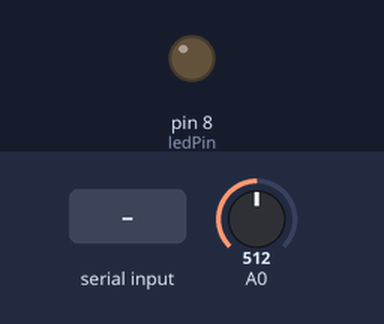
A sketch run on a simulated Arduino Uno, built with avr-gcc and run on an emulated ATmega328P. Parts: output pins drawn as LEDs (lit = HIGH). The inputs (shaded band) are chosen by the test bench; at power-on: A0 = 512. What the sketch prints to the serial monitor is not drawn.

Above: at 1.2 s.
1.3 s: "LED_ON\n" received over Serial
At 2.5 s:
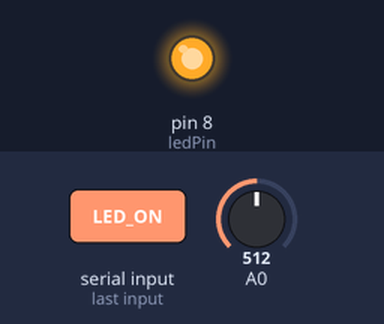
2.8 s: "LED_OFF\n" received over Serial
At 3.8 s:
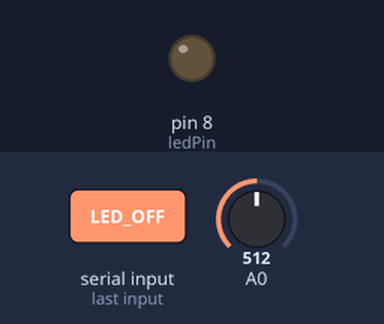
Timing chart, 0 to 5.8 s (numbered marks = the images above; inputs shaded):
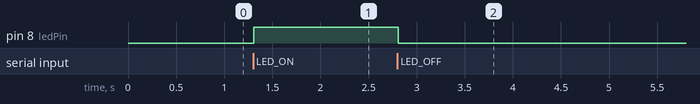

The sketch:

data_reader.ino
```cpp
const int ledPin = 8;
const int buttonPin = 2;
bool game_active = true;

void setup() {
 Serial.begin(9600);
 pinMode(ledPin, OUTPUT);
 pinMode(buttonPin, INPUT_PULLUP);
}

void loop() {

  if (Serial.available() > 0) {
    String data = Serial.readStringUntil('\n');

    if (data == "game_not_active") {
      game_active = false;
    }
    if (data == "game_active") {
      game_active = true;
    }

    // Check received data and perform actions
    if (data == "LED_ON") {
      digitalWrite(ledPin, HIGH);  // Turn on the LED
    } else if (data == "LED_OFF") {
      digitalWrite(ledPin, LOW);   // Turn off the LED
    }
     data = "";
  }

  if (game_active) {
    Serial.println(analogRead(A0));
    delay(10);
  }

  if (not game_active) {
    if (digitalRead(buttonPin) == HIGH) {
      // Button is pressed, send 'S' to indicate game start
      Serial.println('S');

    }
  }

}
```

Measured:
- after the input at 1.3 s, pin 8 (ledPin): LOW → HIGH at once
- after the input at 2.8 s, pin 8 (ledPin): HIGH → LOW at once
